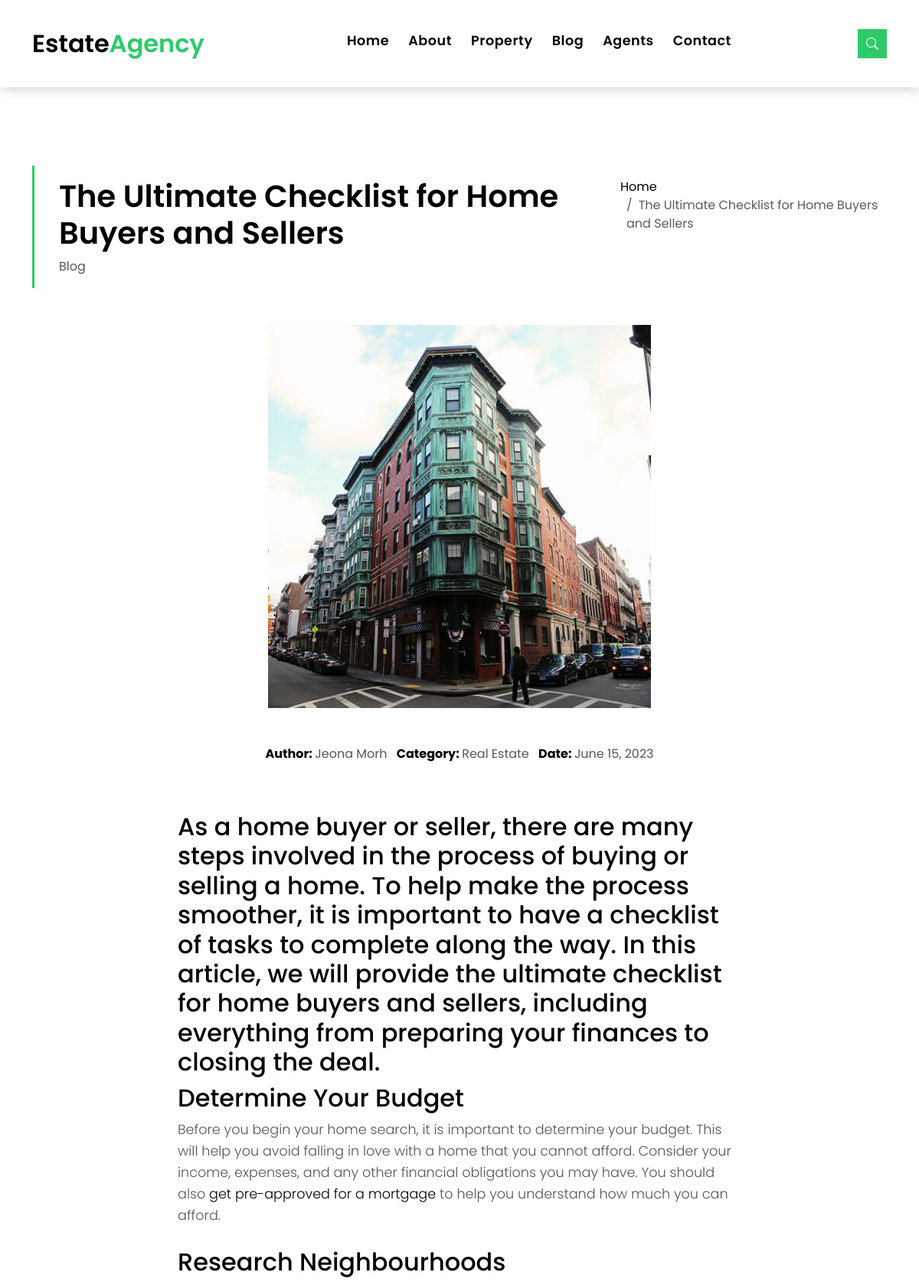
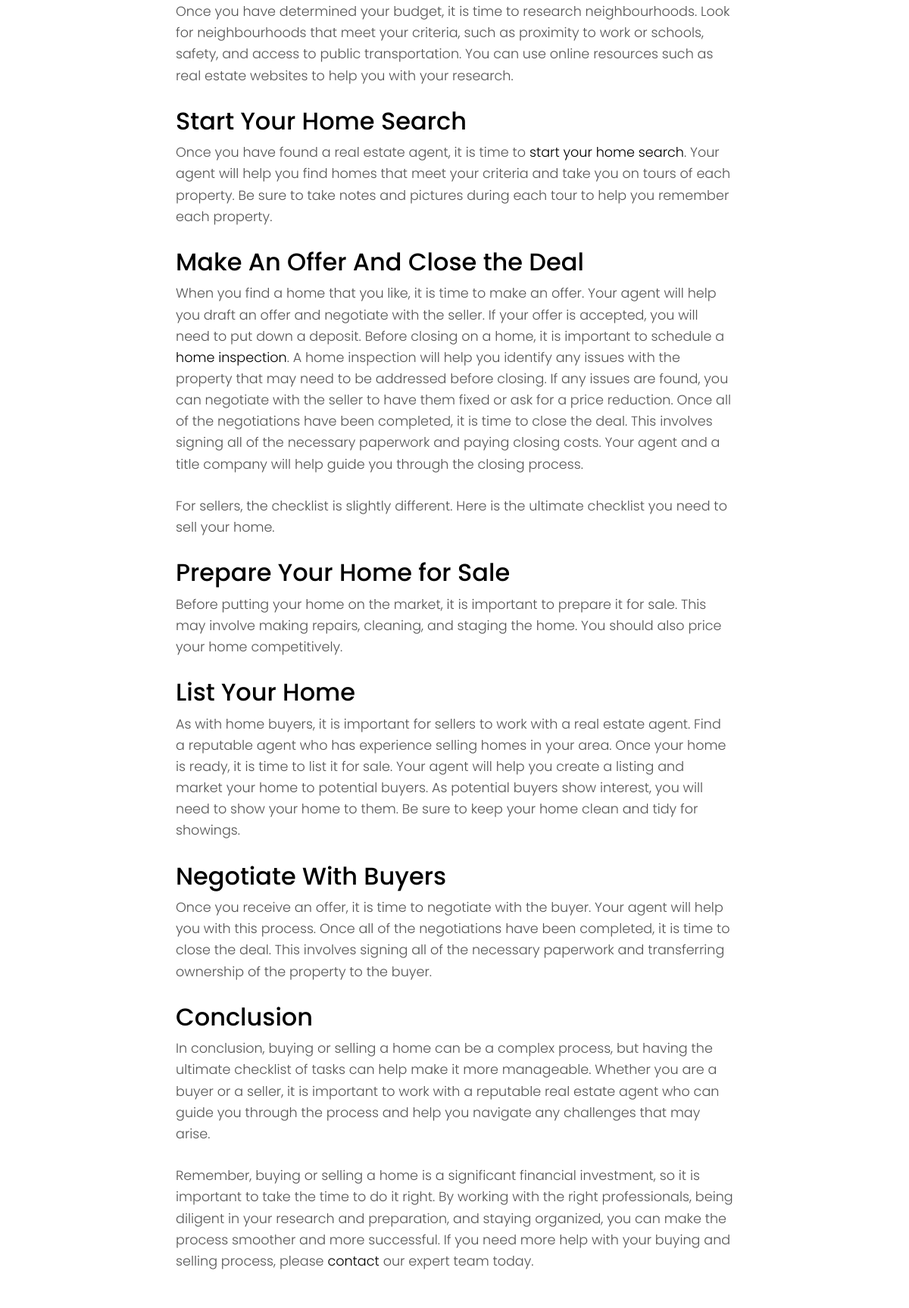
Page /blog/1/ (upper part) on the committed database (2 pictures, top to bottom).
### Main/models.py (models this page shows, shortened)
class Post(models.Model):
    title = models.CharField(max_length=200)
    image=models.ImageField(upload_to='posts')
    author = models.CharField(max_length=200)
    category = models.CharField(max_length=200)
    date=models.DateField()
    content=RichTextField(blank=True,null=True)

### Main/views.py (the view)
# urls.py: 2. Add a URL to urlpatterns:  path('blog/', include('blog.urls'))
def blog(request,pk):
    data=Post.objects.get(id=pk)
    comments=postComments.objects.filter(post_id=pk)
    count=comments.count()
    return render(request,"blog-single.html",{"data":data,"comments":comments,"count":count})

### templates/blog-single.html (shortened to what this page needs)
{% extends 'base.html' %} {% load static %} {% block content %}
<main id="main">
    <section class="intro-single">
        <div class="container">
            <div class="row">
                <div class="col-md-12 col-lg-8">
                    <div class="title-single-box">
                        <h1 class="title-single">{{data.title}}</h1>
                        <span class="color-text-a">Blog</span>
                    </div>
                </div>
                <div class="col-md-12 col-lg-4">
                    <nav aria-label="breadcrumb" class="breadcrumb-box d-flex justify-content-lg-end">
                        <ol class="breadcrumb">
                            <li class="breadcrumb-item">
                                <a href="/">Home</a>
                            </li>
                            <li class="breadcrumb-item active" aria-current="page">
                                {{data.title}}
                            </li>
                        </ol>
                    </nav>
                </div>
            </div>
        </div>
    </section>
    <section class="news-single nav-arrow-b">
        <div class="container">
            <div class="row">
                <div class="col-sm-12">
                    <div class="news-img-box" style="display:flex; justify-content:center">
                        <img src="{{data.image.url}}" alt="" class="img-fluid">
                    </div>
                </div>
                <div class="col-md-10 offset-md-1 col-lg-8 offset-lg-2">
                    <div class="post-information">
                        <ul class="list-inline text-center color-a">
                            <li class="list-inline-item mr-2">
                                <strong>Author: </strong>
                                <span class="color-text-a">{{data.author}}</span>
                            </li>
                            <li class="list-inline-item mr-2">
                                <strong>Category: </strong>
                                <span class="color-text-a">{{data.category}}</span>
                            </li>
                            <li class="list-inline-item">
                                <strong>Date: </strong>
                                <span class="color-text-a">{{data.date}}</span>
                            </li>
                        </ul>
                    </div>
                    <div class="post-content color-text-a">
                        {{data.content|safe}}
                    </div>
                    <div class="post-footer">
                    </div>
                </div>
                </div>
            </div>
    </section>
</main>
{% endblock %}

### static/css/style.css (style rules this page uses)
body { font-family: "Poppins", sans-serif; color: #555555; }
h1, h2, h3, h4, h5, h6 { color: #000000; }
a { color: #000000; text-decoration: none; transition: all 0.5s ease; }
.color-a { text-decoration: none; color: #000000; }
.color-text-a { text-decoration: none; color: #555555; }
.intro-single { padding: 12rem 0 3rem; }
.intro-single .title-single-box { padding: 1rem 0 1rem 2rem; }
.intro-single .title-single-box { border-left: 3px solid #2eca6a; }
.intro-single .title-single-box .title-single { font-weight: 600; font-size: 2.2rem; }
@media (min-width: 768px) { .intro-single .title-single-box .title-single { font-size: 2.1rem; } }
@media (min-width: 992px) { .intro-single .title-single-box .title-single { font-size: 2.5rem; } }
.intro-single .breadcrumb-box { padding: 1rem 0 0 0.5rem; }
.intro-single .breadcrumb { background-color: transparent; padding-right: 0; padding-left: 0; }
.post-information { padding: 3rem 0; }
.post-content { font-size: 1.1rem; font-weight: 300; line-height: 1.6; }
.post-content p { margin-bottom: 1.7rem; }
.post-footer { padding: 3rem 0 4rem; }

### rows in the picture
Post: title "The Ultimate Checklist for Home Buyers and Sellers", image (picture), author "Jeona Morh", category "Real Estate", date "June 15, 2023", content "As a home buyer or seller, there are many steps involved in the process of buying or selling a home. To help make the process smoother, it is important to have a checklist of tasks to complete along the way. In this article, we will provide the ultimate checklist for home buyers and sellers, including everything from preparing your finances to closing the deal. Determine Your Budget Before you begin your home search, it is important to determine your budget. This will help you avoid falling in love with a home that you cannot afford. Consider your income, expenses, and any other financial obligations you may have. You should also get pre-approved for a mortgage to help you understand how…"
